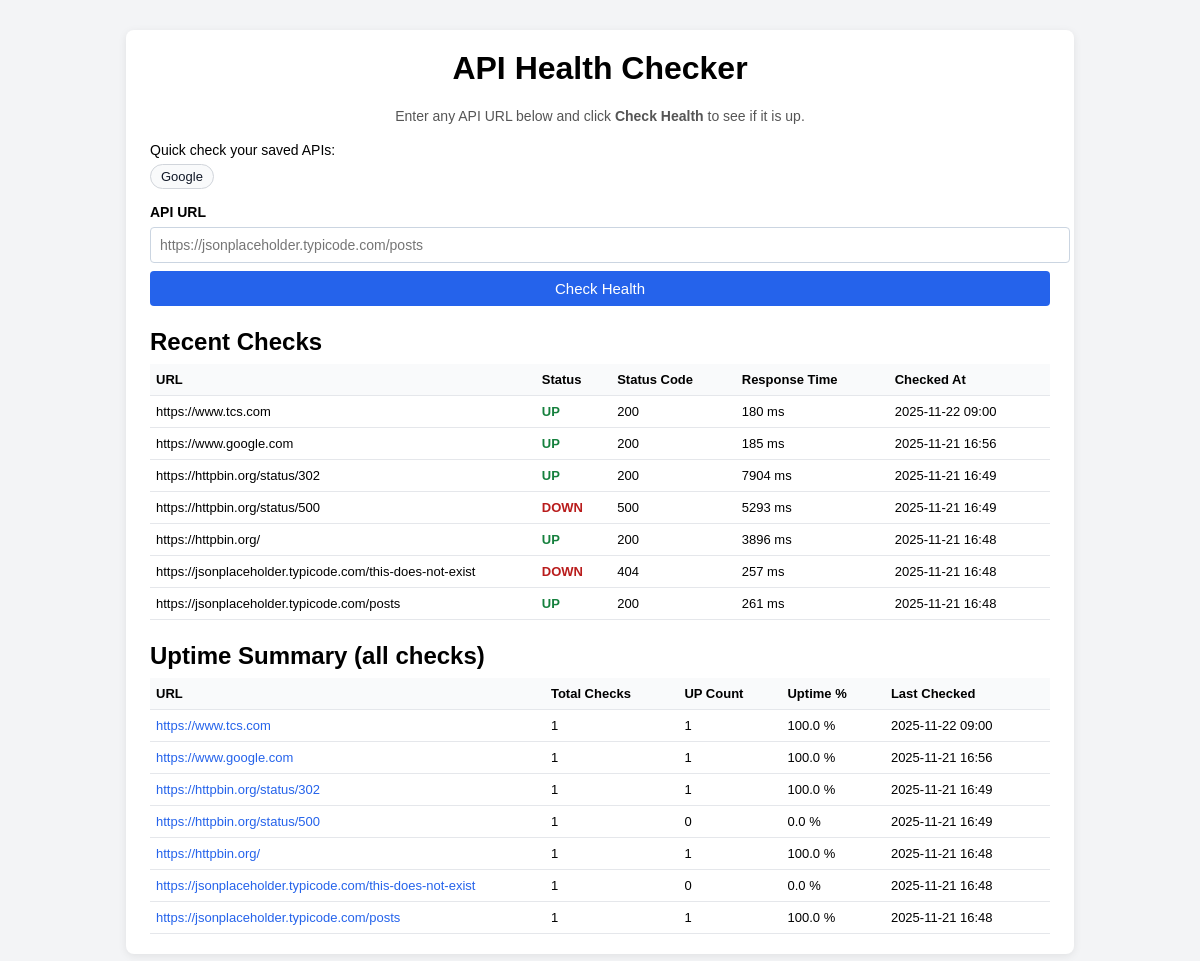
The page / on the database its author committed.
### monitor/models.py (models this page shows, shortened)
class ApiEndpoint(models.Model):
    name = models.CharField(max_length=100)
    url = models.URLField()

class HealthCheck(models.Model):
    url = models.URLField()
    status_code = models.IntegerField(null=True, blank=True)
    is_up = models.BooleanField(default=False)
    response_time_ms = models.FloatField(null=True, blank=True)
    error_message = models.TextField(null=True, blank=True)
    checked_at = models.DateTimeField(auto_now_add=True)

### monitor/views.py (the view, shortened to what this page needs)
# urls.py: path('', views.home, name='home'),
def home(request):
    result = None
    url = request.GET.get('url')
    recent_checks = HealthCheck.objects.order_by('-checked_at')[:10]
    favorite_apis = ApiEndpoint.objects.all()
    all_checks = HealthCheck.objects.order_by('-checked_at')
    stats_by_url = {}
    for check in all_checks:
        url_key = check.url
        if url_key not in stats_by_url:
            stats_by_url[url_key] = {
                "url": url_key,
                "total": 0,
                "up": 0,
                "last_checked": check.checked_at,
            }
        stats_by_url[url_key]["total"] += 1
        if check.is_up:
            stats_by_url[url_key]["up"] += 1
    uptime_stats = []
    for data in stats_by_url.values():
        total = data["total"]
        up = data["up"]
        uptime_percent = (up / total) * 100 if total > 0 else 0
        uptime_stats.append({
            "url": data["url"],
            "total": total,
            "up": up,
            "uptime_percent": uptime_percent,
            "last_checked": data["last_checked"],
        })
    uptime_stats.sort(key=lambda x: x["last_checked"], reverse=True)
    return render(
        request,
        "monitor/home.html",
        {
            "result": result,
            "recent_checks": recent_checks,
            "favorite_apis": favorite_apis,
            "uptime_stats": uptime_stats,
        },
    )

### monitor/templates/monitor/home.html (shortened to what this page needs)
{% load static %}
<!DOCTYPE html>
<html lang="en">
<head>
    <link rel="stylesheet" href="{% static 'monitor/style.css' %}">
</head>
<body>
    <div class="container">
        <h1>API Health Checker</h1>
        <p class="subtitle">
            Enter any API URL below and click <strong>Check Health</strong> to see if it is up.
        </p>
        {% if favorite_apis %}
            <div class="favorites">
                <p class="favorites-title">Quick check your saved APIs:</p>
                <div class="favorites-list">
                    {% for api in favorite_apis %}
                        <a href="/?url={{ api.url|urlencode }}" class="favorite-btn">
                            {{ api.name }}
                        </a>
                    {% endfor %}
                </div>
            </div>
        {% endif %}
        <form method="get" class="check-form">
            <label for="url">API URL</label>
            <input
                type="text"
                id="url"
                name="url"
                placeholder="https://jsonplaceholder.typicode.com/posts"
                value="{{ result.url|default:'' }}"
                required
            >
            <button type="submit">Check Health</button>
        </form>
        {% if recent_checks %}
            <div class="history-card">
                <h2>Recent Checks</h2>
                <table class="history-table">
                    <thead>
                        <tr>
                            <th>URL</th>
                            <th>Status</th>
                            <th>Status Code</th>
                            <th>Response Time</th>
                            <th>Checked At</th>
                        </tr>
                    </thead>
                    <tbody>
                        {% for check in recent_checks %}
                            <tr>
                                <td class="url-cell">{{ check.url }}</td>
                                <td>
                                    {% if check.is_up %}
                                        <span class="status-good">UP</span>
                                    {% else %}
                                        <span class="status-bad">DOWN</span>
                                    {% endif %}
                                </td>
                                <td>
                                    {% if check.status_code is not None %}
                                        {{ check.status_code }}
                                    {% else %}
                                        0
                                    {% endif %}
                                </td>
                                <td>
                                    {% if check.response_time_ms %}
                                        {{ check.response_time_ms|floatformat:0 }} ms
                                    {% else %}
                                        -
                                    {% endif %}
                                </td>
                                <td>{{ check.checked_at|date:"Y-m-d H:i" }}</td>
                            </tr>
                        {% endfor %}
                    </tbody>
                </table>
            </div>
        {% endif %}
        {% if uptime_stats %}
            <div class="history-card">
                <h2>Uptime Summary (all checks)</h2>
                <table class="history-table">
                    <thead>
                        <tr>
                            <th>URL</th>
                            <th>Total Checks</th>
                            <th>UP Count</th>
                            <th>Uptime %</th>
                            <th>Last Checked</th>
                        </tr>
                    </thead>
                    <tbody>
                        {% for item in uptime_stats %}
                            <tr>
                                <td class="url-cell">
                                    <a href="{% url 'history' %}?url={{ item.url|urlencode }}" class="link-url">
                                        {{ item.url }}
                                    </a>
                                </td>
                                <td>{{ item.total }}</td>
                                <td>{{ item.up }}</td>
                                <td>{{ item.uptime_percent|floatformat:1 }} %</td>
                                <td>{{ item.last_checked|date:"Y-m-d H:i" }}</td>
                            </tr>
                        {% endfor %}
                    </tbody>
                </table>
            </div>
        {% endif %}
    </div>
</body>
</html>

### monitor/static/monitor/style.css (style rules this page uses)
body { margin: 0; font-family: Arial, sans-serif; background: #f3f4f6; }
.container { max-width: 900px; margin: 30px auto; padding: 20px 24px; background: #ffffff; border-radius: 8px; box-shadow: 0 2px 8px rgba(0, 0, 0, 0.08); }
h1 { margin-top: 0; text-align: center; }
.subtitle { text-align: center; color: #555; margin-bottom: 18px; font-size: 14px; }
.favorites { margin-bottom: 14px; }
.favorites-title { font-size: 14px; margin-bottom: 6px; }
.favorites-list { display: flex; flex-wrap: wrap; gap: 6px; }
.favorite-btn { padding: 4px 10px; font-size: 13px; text-decoration: none; border-radius: 999px; border: 1px solid #d1d5db; background: #f9fafb; color: #111827; }
.check-form { margin-bottom: 18px; }
.check-form label { font-weight: bold; font-size: 14px; }
.check-form input[type="text"] { width: 100%; margin-top: 6px; margin-bottom: 8px; padding: 9px; border-radius: 4px; border: 1px solid #cbd5e1; font-size: 14px; }
.check-form button { width: 100%; padding: 9px; border: none; border-radius: 4px; background: #2563eb; color: #ffffff; font-size: 15px; cursor: pointer; }
.status-good { color: #15803d; font-weight: 600; }
.status-bad { color: #b91c1c; font-weight: 600; }
.history-card { margin-top: 22px; }
.history-card h2 { margin-bottom: 8px; }
.history-table { width: 100%; border-collapse: collapse; font-size: 13px; }
.history-table th, .history-table td { padding: 8px 6px; border-bottom: 1px solid #e5e7eb; text-align: left; }
.history-table th { background: #f9fafb; font-weight: bold; }
.url-cell { max-width: 260px; word-break: break-all; }
.link-url { color: #2563eb; text-decoration: none; }

### rows shown on the page
ApiEndpoint: name "Google"
HealthCheck: url "https://www.tcs.com", is_up "UP", status_code "200", response_time_ms "180", checked_at "2025-11-22 09:00", url "https://www.tcs.com", last_checked "2025-11-22 09:00"
HealthCheck: url "https://www.google.com", is_up "UP", status_code "200", response_time_ms "185", checked_at "2025-11-21 16:56", url "https://www.google.com", last_checked "2025-11-21 16:56"
HealthCheck: url "https://httpbin.org/status/302", is_up "UP", status_code "200", response_time_ms "7904", checked_at "2025-11-21 16:49", url "https://httpbin.org/status/302", last_checked "2025-11-21 16:49"
HealthCheck: url "https://httpbin.org/status/500", is_up "DOWN", status_code "500", response_time_ms "5293", checked_at "2025-11-21 16:49", url "https://httpbin.org/status/500", last_checked "2025-11-21 16:49"
HealthCheck: url "https://httpbin.org/", is_up "UP", status_code "200", response_time_ms "3896", checked_at "2025-11-21 16:48", url "https://httpbin.org/", last_checked "2025-11-21 16:48"
HealthCheck: url "https://jsonplaceholder.typicode.com/this-does-not-exist", is_up "DOWN", status_code "404", response_time_ms "257", checked_at "2025-11-21 16:48", url "https://jsonplaceholder.typicode.com/this-does-not-exist", last_checked "2025-11-21 16:48"
HealthCheck: url "https://jsonplaceholder.typicode.com/posts", is_up "UP", status_code "200", response_time_ms "261", checked_at "2025-11-21 16:48", url "https://jsonplaceholder.typicode.com/posts", last_checked "2025-11-21 16:48"

### other values the page prints
{{ item.total }} "1" "1" "1" "1" "1" "1" "1"
{{ item.up }} "1" "1" "1" "0" "1" "0" "1"
{{ item.uptime_percent|floatformat:1 }} "100.0" "100.0" "100.0" "0.0" "100.0" "0.0" "100.0"
